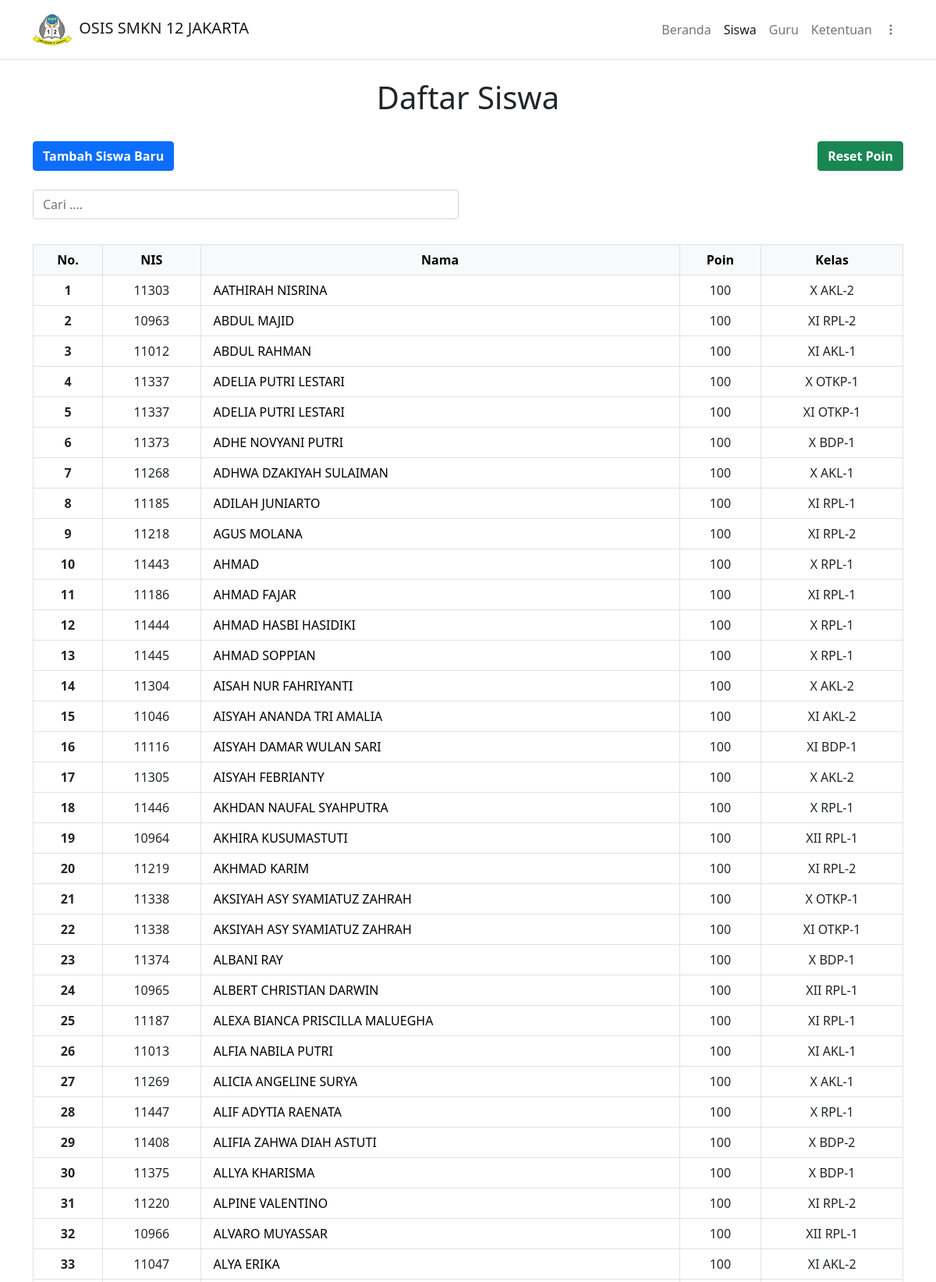
Screenshot of /php/siswa.php (signed in, upper part) with the database file from the repository.
### tables this page shows
CREATE TABLE `siswa` (
  `id_siswa` int(11) NOT NULL,
  `id_kelas` int(11) NOT NULL,
  `id_jurusan` int(11) NOT NULL,
  `nis` int(5) NOT NULL,
  `nama_siswa` varchar(255) NOT NULL,
  `jmlh_poin` int(3) NOT NULL,
  `role` varchar(5) NOT NULL,
  `foto` varchar(255) DEFAULT NULL,
  `password` varchar(255) NOT NULL,
  `created_at` timestamp NOT NULL DEFAULT current_timestamp() ON UPDATE current_timestamp()
);

CREATE TABLE `kelas` (
  `id_kelas` int(11) NOT NULL,
  `nama_kelas` varchar(255) NOT NULL
);

CREATE TABLE `jurusan` (
  `id_jurusan` int(11) NOT NULL,
  `id_kelas` int(11) NOT NULL,
  `kode_jurusan` varchar(255) NOT NULL,
  `nama_jurusan` varchar(255) NOT NULL
);

### php/functions.php (called while the page is built, shortened)
<?php
$conn = mysqli_connect("localhost", "root", "", "pelanggaran_siswa");
function query($query)
{
    global $conn;
    $result = mysqli_query($conn, $query);
    $rows = [];
    while ($row = mysqli_fetch_assoc($result)) {
        $rows[] = $row;
    }
    return $rows;
}

### php/siswa.php (the view, shortened to what this page needs)
<?php
if (isset($_SESSION["guru"])) {
    $guru = "hidden";
} else {
    $guru = "";
}
if (isset($_SESSION["osis"])) {
    $osis = "hidden";
} else {
    $osis = "";
}
require 'functions.php';
$siswa_sekolah = query("SELECT siswa.id_siswa, siswa.id_kelas, siswa.id_jurusan, siswa.nis, siswa.nama_siswa, siswa.jmlh_poin, kelas.nama_kelas FROM siswa INNER JOIN kelas ON siswa.id_kelas=kelas.id_kelas ORDER BY jmlh_poin , nama_kelas");
?>
<html lang="en">
<head>
    <link rel="stylesheet" href="../css/bootstrap.css">
    <link rel="stylesheet" href="https://cdn.jsdelivr.net/npm/bootstrap-icons@1.7.2/font/bootstrap-icons.css">
    <link rel="stylesheet" href="../css/umum.css">
</head>
<body>
    <nav class="navbar navbar-expand-lg navbar-light border-bottom">
        <div class="container-lg">
            <a href="./../index.php" class="navbar-brand align-items-center ">
                <img src="./../img/logosmk12.png" style="width:50px;height:50px">
                <h5 class=" ms-1 d-inline">OSIS SMKN 12 JAKARTA</h5>
            </a>
            <div class="collapse navbar-collapse justify-content-end align-items-center" id="main-nav">
                <ul class="navbar-nav">
                    <li class="navbar-item">
                        <a href="./../index.php" class="nav-link">Beranda</a>
                    </li>
                    <li class="navbar-item">
                        <a href="./siswa.php" class="nav-link active">Siswa</a>
                    </li>
                    <li class="navbar-item">
                        <a href="./guru.php" class="nav-link" <?= $guru; ?><?= $osis; ?>>Guru</a>
                    </li>
                    <li class="navbar-item">
                        <a href="./ktnpelanggaran.php" class="nav-link">Ketentuan</a>
                    </li>
                    <li class="nav-item dropdown mt-1" id="navdd">
                        <a class="nav-link" href="#" id="navbarDropdown" role="button" data-bs-toggle="dropdown" aria-expanded="false">
                            <span class="d-md-none">Menu</span><i class="bi bi-three-dots-vertical"></i>
                        </a>
                    </li>
                </ul>
            </div>
        </div>
    </nav>
    <section class="mt-4">
        <div class="container-lg">
            <div class="row mb-4">
                <div class="col-12">
                    <h1 class="text-center">Daftar Siswa</h1>
                </div>
            </div>
            <div class="row">
                <div class="col-6 col-md-6">
                    <botton class="btn btn-primary fw-bold mb-2" data-bs-toggle="modal" data-bs-target="#tambah_siswa" <?= $osis; ?>>Tambah Siswa Baru</botton>
                    <form action="" method="post" class="form-cari mt-3">
                        <input type="text" name="keyword" placeholder="Cari ...." autocomplete="off" class="keyword form-control mt-2">
                    </form>
                </div>
                <div class="col-6 col-md-6 text-end">
                    <a href="ubah/reset_poin.php" class="btn btn-success fw-bold mb-2" onclick="return confirm('Yakin mau reset poin? Reset poin hanya dilakukan 1 tahun sekali !!')" <?= $osis; ?><?= $guru; ?>>Reset Poin</a>
                </div>
            </div>
    </section>
    <section class="data-siswa">
        <div class="container-lg mt-3" id="container_siswa">
            <div class="table-responsive-sm">
                <table border="1" cellpadding="10" cellspacing="0" class="table table-bordered table-hover text-center">
                    <thead class="table-light">
                        <th class="align-middle">No.</th>
                        <th class="align-middle" <?= $osis; ?>>NIS</th>
                        <th class="align-middle">Nama</th>
                        <th class="align-middle">Poin</th>
                        <th class="align-middle">Kelas</th>
                    </thead>
                    <?php
                    $batas = 75;
                    $halaman = isset($_GET["halaman"]) ? (int)$_GET["halaman"] : 1;
                    $halaman_awal = ($halaman > 1) ? ($halaman * $batas) - $batas : 0;
                    $data_siswa = query("SELECT siswa.id_siswa, siswa.id_kelas, siswa.id_jurusan, siswa.nis, siswa.nama_siswa, siswa.jmlh_poin, kelas.nama_kelas FROM siswa INNER JOIN kelas ON siswa.id_kelas=kelas.id_kelas ORDER BY siswa.jmlh_poin ASC, siswa.nama_siswa ASC LIMIT $halaman_awal, $batas");
                    $nomor = $halaman_awal + 1;
                    ?>
                    <?php foreach ($data_siswa as $siswa) : ?>
                        <?php $jurusan = query("SELECT kode_jurusan FROM jurusan WHERE id_jurusan=" . $siswa['id_jurusan'])[0];
                        $jmlh_poin = intval($siswa["jmlh_poin"]);
                        ?>
                        <tbody>
                            <th><?= $nomor++; ?></th>
                            <td <?= $osis; ?>><?= $siswa["nis"]; ?><?= $osis; ?></td>
                            <td class="text-start ps-3"><a href="./data_siswa.php?id=<?= $siswa["id_siswa"]; ?>"><?= $siswa["nama_siswa"]; ?></a></td>
                            <td>
                                <?php if ($jmlh_poin > 0) : ?>
                                    <?= $siswa["jmlh_poin"]; ?>
                                <?php else : ?>
                                    Drop Out
                                <?php endif; ?>
                            </td>
                            <td><?= $siswa["nama_kelas"]; ?> <?= $jurusan["kode_jurusan"]; ?></td>
                        </tbody>
                    <?php endforeach; ?>
                </table>
            </div>
        </div>
    </section>
</body>
</html>

### css/umum.css (style rules this page uses)
html { user-select: none; }
html, body, section, footer { padding: 0; margin: 0; overflow-x: hidden; }
a { text-decoration: none; color: black; }
.data-siswa { min-height: 450px; }

### rows the page displays
siswa: nis "11303", nama_siswa "AATHIRAH NISRINA", jmlh_poin "100", id_kelas.nama_kelas "X", id_jurusan.kode_jurusan "AKL-2"
siswa: nis "10963", nama_siswa "ABDUL MAJID", jmlh_poin "100", id_kelas.nama_kelas "XI", id_jurusan.kode_jurusan "RPL-2"
siswa: nis "11012", nama_siswa "ABDUL RAHMAN", jmlh_poin "100", id_kelas.nama_kelas "XI", id_jurusan.kode_jurusan "AKL-1"
siswa: nis "11337", nama_siswa "ADELIA PUTRI LESTARI", jmlh_poin "100", id_kelas.nama_kelas "X", id_jurusan.kode_jurusan "OTKP-1"
siswa: nis "11337", nama_siswa "ADELIA PUTRI LESTARI", jmlh_poin "100", id_kelas.nama_kelas "XI", id_jurusan.kode_jurusan "OTKP-1"
siswa: nis "11373", nama_siswa "ADHE NOVYANI PUTRI", jmlh_poin "100", id_kelas.nama_kelas "X", id_jurusan.kode_jurusan "BDP-1"
siswa: nis "11268", nama_siswa "ADHWA DZAKIYAH SULAIMAN", jmlh_poin "100", id_kelas.nama_kelas "X", id_jurusan.kode_jurusan "AKL-1"
siswa: nis "11185", nama_siswa "ADILAH JUNIARTO", jmlh_poin "100", id_kelas.nama_kelas "XI", id_jurusan.kode_jurusan "RPL-1"
siswa: nis "11218", nama_siswa "AGUS MOLANA", jmlh_poin "100", id_kelas.nama_kelas "XI", id_jurusan.kode_jurusan "RPL-2"
siswa: nis "11443", nama_siswa "AHMAD", jmlh_poin "100", id_kelas.nama_kelas "X", id_jurusan.kode_jurusan "RPL-1"
siswa: nis "11186", nama_siswa "AHMAD FAJAR", jmlh_poin "100", id_kelas.nama_kelas "XI", id_jurusan.kode_jurusan "RPL-1"
siswa: nis "11444", nama_siswa "AHMAD HASBI HASIDIKI", jmlh_poin "100", id_kelas.nama_kelas "X", id_jurusan.kode_jurusan "RPL-1"
siswa: nis "11445", nama_siswa "AHMAD SOPPIAN", jmlh_poin "100", id_kelas.nama_kelas "X", id_jurusan.kode_jurusan "RPL-1"
siswa: nis "11304", nama_siswa "AISAH NUR FAHRIYANTI", jmlh_poin "100", id_kelas.nama_kelas "X", id_jurusan.kode_jurusan "AKL-2"
siswa: nis "11046", nama_siswa "AISYAH ANANDA TRI AMALIA", jmlh_poin "100", id_kelas.nama_kelas "XI", id_jurusan.kode_jurusan "AKL-2"
siswa: nis "11116", nama_siswa "AISYAH DAMAR WULAN SARI", jmlh_poin "100", id_kelas.nama_kelas "XI", id_jurusan.kode_jurusan "BDP-1"
siswa: nis "11305", nama_siswa "AISYAH FEBRIANTY", jmlh_poin "100", id_kelas.nama_kelas "X", id_jurusan.kode_jurusan "AKL-2"
siswa: nis "11446", nama_siswa "AKHDAN NAUFAL SYAHPUTRA", jmlh_poin "100", id_kelas.nama_kelas "X", id_jurusan.kode_jurusan "RPL-1"
siswa: nis "10964", nama_siswa "AKHIRA KUSUMASTUTI", jmlh_poin "100", id_kelas.nama_kelas "XII", id_jurusan.kode_jurusan "RPL-1"
siswa: nis "11219", nama_siswa "AKHMAD KARIM", jmlh_poin "100", id_kelas.nama_kelas "XI", id_jurusan.kode_jurusan "RPL-2"
siswa: nis "11338", nama_siswa "AKSIYAH ASY SYAMIATUZ ZAHRAH", jmlh_poin "100", id_kelas.nama_kelas "X", id_jurusan.kode_jurusan "OTKP-1"
siswa: nis "11338", nama_siswa "AKSIYAH ASY SYAMIATUZ ZAHRAH", jmlh_poin "100", id_kelas.nama_kelas "XI", id_jurusan.kode_jurusan "OTKP-1"
siswa: nis "11374", nama_siswa "ALBANI RAY", jmlh_poin "100", id_kelas.nama_kelas "X", id_jurusan.kode_jurusan "BDP-1"
siswa: nis "10965", nama_siswa "ALBERT CHRISTIAN DARWIN", jmlh_poin "100", id_kelas.nama_kelas "XII", id_jurusan.kode_jurusan "RPL-1"
siswa: nis "11187", nama_siswa "ALEXA BIANCA PRISCILLA MALUEGHA", jmlh_poin "100", id_kelas.nama_kelas "XI", id_jurusan.kode_jurusan "RPL-1"
siswa: nis "11013", nama_siswa "ALFIA NABILA PUTRI", jmlh_poin "100", id_kelas.nama_kelas "XI", id_jurusan.kode_jurusan "AKL-1"
siswa: nis "11269", nama_siswa "ALICIA ANGELINE SURYA", jmlh_poin "100", id_kelas.nama_kelas "X", id_jurusan.kode_jurusan "AKL-1"
siswa: nis "11447", nama_siswa "ALIF ADYTIA RAENATA", jmlh_poin "100", id_kelas.nama_kelas "X", id_jurusan.kode_jurusan "RPL-1"
siswa: nis "11408", nama_siswa "ALIFIA ZAHWA DIAH ASTUTI", jmlh_poin "100", id_kelas.nama_kelas "X", id_jurusan.kode_jurusan "BDP-2"
siswa: nis "11375", nama_siswa "ALLYA KHARISMA", jmlh_poin "100", id_kelas.nama_kelas "X", id_jurusan.kode_jurusan "BDP-1"
siswa: nis "11220", nama_siswa "ALPINE VALENTINO", jmlh_poin "100", id_kelas.nama_kelas "XI", id_jurusan.kode_jurusan "RPL-2"
siswa: nis "10966", nama_siswa "ALVARO MUYASSAR", jmlh_poin "100", id_kelas.nama_kelas "XII", id_jurusan.kode_jurusan "RPL-1"
siswa: nis "11047", nama_siswa "ALYA ERIKA", jmlh_poin "100", id_kelas.nama_kelas "XI", id_jurusan.kode_jurusan "AKL-2"
